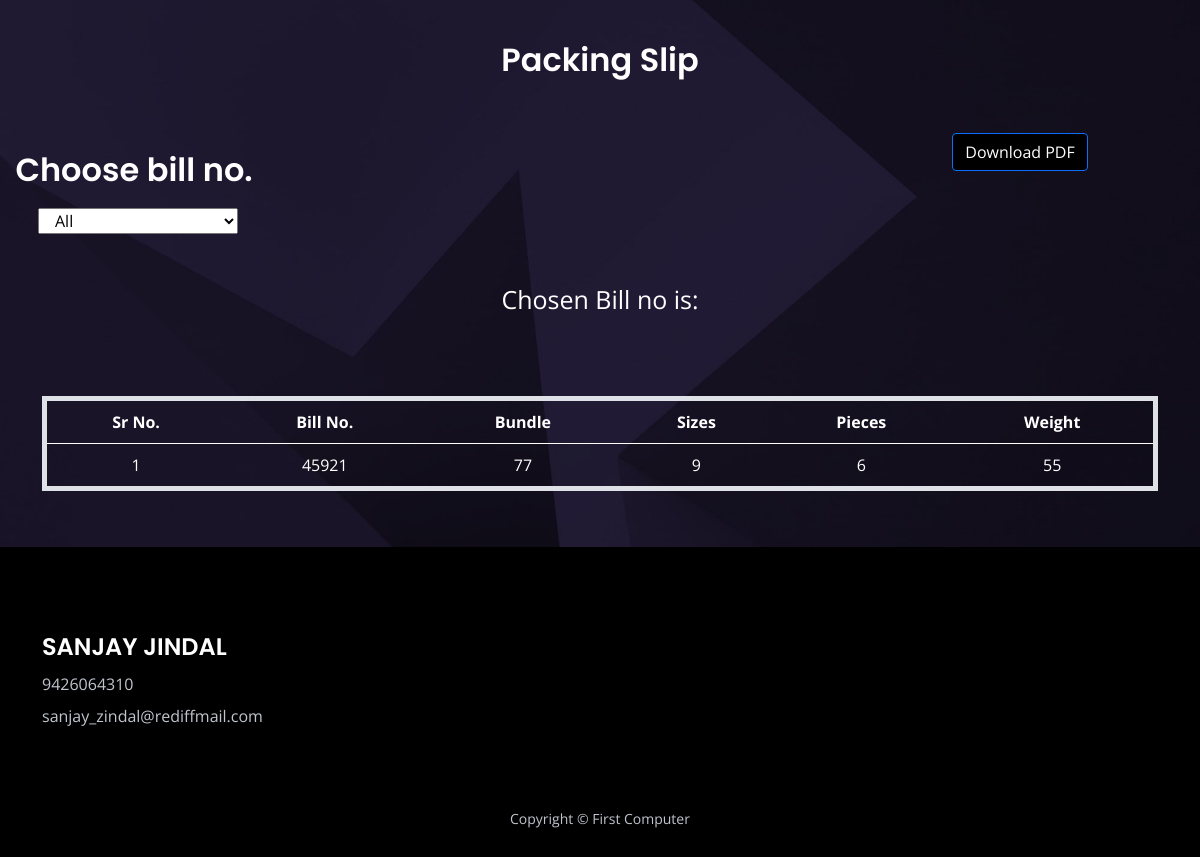
The app's page /packing_slip/ (signed in) with its own data.
### app/models.py (models this page shows, shortened)
class Bundle(models.Model):
    bundle_entry = models.ForeignKey(Packing, on_delete=models.CASCADE, related_name='bundles')
    bundle = models.CharField(max_length=100)
    grade = models.CharField(max_length=100)
    sizes = models.CharField(max_length=100)
    sheet = models.CharField(max_length=100)
    weight = models.CharField(max_length=100)
    remarks = models.CharField(max_length=200, blank=True, null=True)
    status = models.BooleanField(default=False)  # Field to track dispatch status
    bill_no = models.CharField(max_length=20, blank=True, null=True)

### app/tools.py (the view)
# urls.py: path('packing_slip/', tools.packing_slip, name='packing_slip'),
def packing_slip(request):
    selected_data = Selected.objects.filter(packing__user=request.user).values_list('bill_no', flat=True)
    bundle_data = Bundle.objects.filter(bundle_entry__user=request.user, status=True, bill_no__isnull=False)
    bundle_data_list = list(bundle_data)
    context = {
        'selected_data': selected_data,
        'bundle_data': bundle_data_list,
    }
    return render(request, 'tools/packing_slip.html', context)

### app/templates/tools/packing_slip.html (shortened to what this page needs)
{% load static %}
<!DOCTYPE html>
<html lang="en">
<head>
    <link href="{% static 'css/bootstrap.min.css' %}" rel="stylesheet">
    <link href="{% static 'css/fontawesome-all.min.css' %}" rel="stylesheet">
    <link href="{% static 'css/swiper.css' %}" rel="stylesheet">
    <link href="{% static 'css/styles.css' %}" rel="stylesheet">
</head>
<body>
    <div id="contact" class="form-1">
        <div class="container">
            <h2 class="h2-heading">Packing Slip</h2>
            <br><br>
            <form id="packingForm" method="post">
                <div class="row">
                    <div class="col-lg-12" style="left: -470px;position:relative;">
                        <h2 class="h2-heading">Choose bill no.</h2>
                    </div>
                    <select name="bill_no" id="id_bill_no" style="width: 200px;" onchange="updateChosenBillNo(this.value); filterAndCalculateTotal()">
                        <option value="All">All</option>
                    </select>
                </div>
                <br><br>
            </form>
            <p id="chosenBillNo" style="color:white;font-size:25px;">Chosen Bill no is: </p>
            <button id="downloadPdf" class="btn btn-primary" style="position:relative; left:420px; top:-200px;">Download PDF</button>
            <div class="table-responsive">
                <table class="table table-striped" id="packingTable">
                    <thead>
                        <tr>
                            <th>Sr No.</th>
                            <th>Bill No.</th>
                            <th>Bundle</th>
                            <th>Sizes</th>
                            <th>Pieces</th>
                            <th>Weight</th>
                        </tr>
                    </thead>
                    <tbody>
                        {% for bundle in bundle_data %}
                        <tr id="row_{{ bundle.bill_no }}">
                            <td>{{ forloop.counter }}</td>
                            <td>{{ bundle.bill_no }}</td>
                            <td>{{ bundle.bundle }}</td>
                            <td>{{ bundle.sizes }}</td>
                            <td>{{ bundle.sheet }}</td>
                            <td>{{ bundle.weight }}</td>
                        </tr>
                        {% endfor %}
                    </tbody>
                </table>
            </div>
        </div>
    </div>
    <div class="footer">
        <div class="container">
            <div class="row">
                <div class="col-lg-12">
                    <div class="footer-col second">
                        <h4 style="color:white"><br><br>SANJAY JINDAL</h4>
                        <ul class="list-unstyled li-space-lg p-big">
                            <li>9426064310</li>
                            <li>sanjay_zindal@rediffmail.com</li>
                        </ul>
                    </div>
                </div>
            </div>
        </div>
    </div>
    <div class="copyright">
        <div class="container">
            <div class="row">
                <div class="col-lg-12">
                    <p class="p-small">Copyright © First Computer</p>
                </div>
            </div>
        </div>
    </div>
</body>
</html>

### app/static/css/styles.css (style rules this page uses)
body, html { width: 100%; height: 100%; }
body, p { color: #53575a; font: 400 1rem/1.625rem "Open Sans", sans-serif; }
h2 { color: #2b2b4f; font-weight: 600; font-size: 2rem; line-height: 2.5rem; font-family: "Poppins" }
h4 { color: #2b2b4f; font-weight: 600; font-size: 1.5rem; line-height: 2rem; font-family: "Poppins" }
.p-small { font-size: 0.875rem; line-height: 1.5rem; }
.li-space-lg li { margin-bottom: 0.5rem; }
.form-1 { padding-top: 9.5rem; padding-bottom: 8.75rem; background: url('../images/contact-background.jpg') center center no-repeat; background-size: cover; text-align: center; }
.form-1 .h2-heading { margin-bottom: 1.125rem; color: #ffffff; }
.footer { padding-top: 6.5rem; padding-bottom: 2rem; background-color: #121015; }
.footer .footer-col { margin-bottom: 3rem; }
.footer p, .footer a, .footer ul { color: #bfc4cd; }
.footer .li-space-lg li { margin-bottom: 0.375rem; }
.copyright { padding-bottom: 1rem; background-color: #121015; text-align: center; }
.copyright p, .copyright a { color: #bfc4cd; text-decoration: none; }
@media (min-width: 992px) { .h2-heading { width: 35.25rem; margin-right: auto; margin-left: auto; } }
@media (min-width: 992px) { .footer .footer-col { margin-bottom: 2rem; } }
@media (min-width: 992px) { .footer .footer-col.second { display: inline-block; width: 320px; margin-right: 1.75rem; vertical-align: top; } }
@media (min-width: 1200px) { .container { max-width: 1140px; } }
@media (min-width: 1200px) { .form-1 form { margin-left: 0.5rem; } }
@media (min-width: 1200px) { .footer .footer-col.second { margin-right: 6.5rem; } }

### app/templates/tools/packing_slip.html (style rules this page uses)
.form-1 { padding: 40px 0; }
.h2-heading { margin-bottom: 30px; }
.btn { margin: 5px; }
.footer { background-color: #000; color: white; padding: 20px 0; }
.footer-col { margin-bottom: 20px; }
.copyright { background-color: #000; color: white; padding: 10px 0; }
.table-responsive { margin-top: 20px; }
table { color: white; border: 5px solid white; }
th, td { color: white !important; }
.btn-primary { background-color: black; }

### records on screen
Bundle: bill_no "45921", bundle "77", sizes "9", sheet "6", weight "55"
